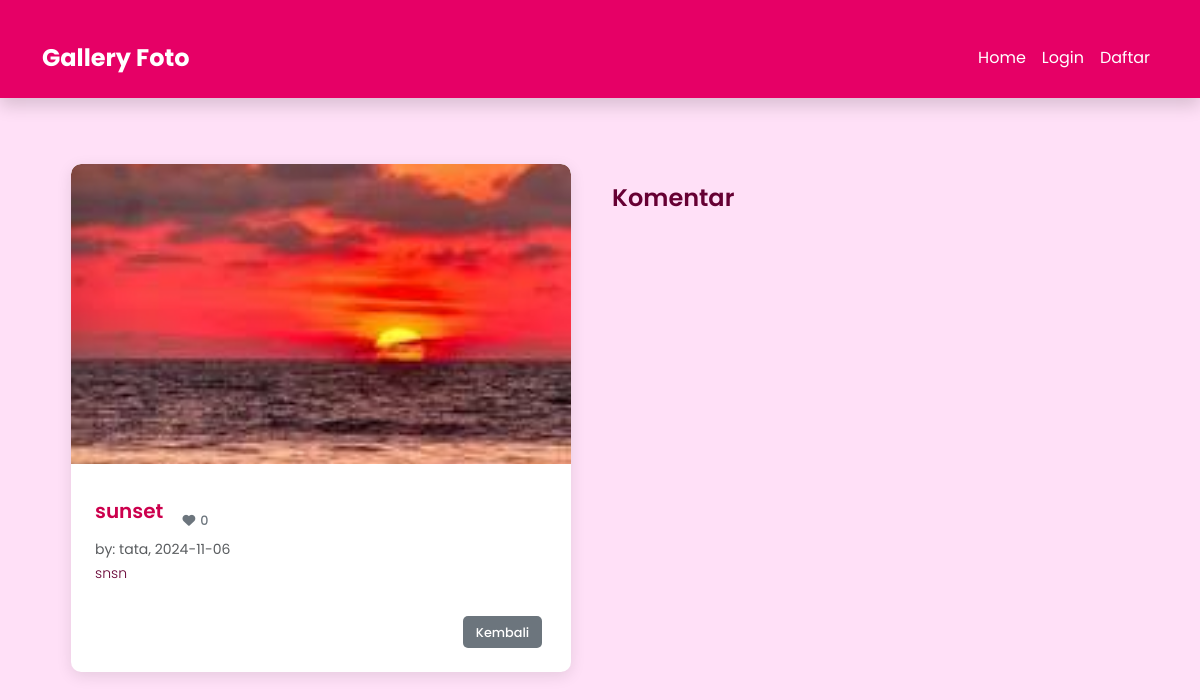
The app's page /?url=detail&id=14 with its own data.
### tables this page shows
CREATE TABLE `foto` (
  `FotoID` int(11) NOT NULL,
  `JudulFoto` varchar(255) DEFAULT NULL,
  `DeskripsiFoto` text DEFAULT NULL,
  `TanggalUnggah` date DEFAULT NULL,
  `LokasiFile` varchar(255) DEFAULT NULL,
  `AlbumID` int(11) DEFAULT NULL,
  `UserID` int(11) NOT NULL
);

CREATE TABLE `user` (
  `UserID` int(11) NOT NULL,
  `Username` varchar(255) DEFAULT NULL,
  `Password` varchar(255) DEFAULT NULL,
  `Email` varchar(255) DEFAULT NULL,
  `NamaLengkap` varchar(255) DEFAULT NULL,
  `Alamat` text DEFAULT NULL
);

### page/detail.php (the view, shortened to what this page needs)
<?php
$details = mysqli_query($conn, "SELECT * FROM foto INNER JOIN user ON foto.UserID=user.UserID WHERE foto.FotoID='$_GET[id]'");
$data = mysqli_fetch_array($details);
$likes = mysqli_num_rows(mysqli_query($conn, "SELECT * FROM likefoto WHERE FotoID='$_GET[id]'"));
$cek = mysqli_num_rows(mysqli_query($conn, "SELECT * FROM likefoto WHERE FotoID='$_GET[id]' AND UserID='".@$_SESSION['user_id']."'"));
?>
<div class="container">
   <div class="row">
      <div class="col-md-6 mb-4">
         <div class="card">
            <img src="uploads/<?= htmlspecialchars($data['LokasiFile']) ?>" alt="<?= htmlspecialchars($data['JudulFoto']) ?>">
            <div class="card-body">
               <h3 class="card-title mb-0"><?= htmlspecialchars($data['JudulFoto']) ?>
                  <a href="<?php if(isset($_SESSION['user_id'])) {echo '?url=like&&id='.$data['FotoID'].'';}else{echo 'login.php';} ?>" class="btn btn-sm <?php if($cek==0){echo "text-secondary";}else{echo "text-danger";} ?>">
                     <i class="fa-solid fa-fw fa-heart"></i> <?= $likes ?>
                  </a>
               </h3>
               <small class="text-muted mb-3">by: <?= htmlspecialchars($data['Username']) ?>, <?= htmlspecialchars($data['TanggalUnggah']) ?></small>
               <p><?= htmlspecialchars($data['DeskripsiFoto']) ?></p>
               <form action="?url=detail" method="post" class="d-flex flex-row align-items-center">
                  <a href="?url=home" class="btn btn-secondary btn-sm">Kembali</a>
               </form>
            </div>
         </div>
      </div>
      <div class="col-md-6 comment-section">
    <h4 class="mb-3">Komentar</h4>
</div>

### assets/css/style.css (style rules this page uses)
body { font-family: 'Poppins', sans-serif; background-color: #ffe0f7; color: #660033; margin: 0; padding: 0; font-size: 16px; line-height: 1.6; }
.btn { border: none; color: #ffffff; padding: 0.75rem 1.5rem; border-radius: 5px; font-weight: 500; font-size: 1rem; transition: background-color 0.4s ease, transform 0.3s ease; }
.card { border: none; border-radius: 12px; box-shadow: 0 4px 20px rgba(0, 0, 0, 0.1); background-color: #ffffff; margin-bottom: 1.5rem; transition: transform 0.3s ease, box-shadow 0.3s ease; overflow: hidden; }
.card-body { padding: 1.5rem; }
.card-title { color: #660033; font-weight: 700; margin-bottom: 0.5rem; }
.card .btn { margin-top: 1rem; border-radius: 5px; }
h1, h2, h3, h4, h5, h6 { color: #660033; font-weight: 600; margin-bottom: 0.5rem; }
p { color: #660033; font-weight: 300; }
.content, .container { padding-top: 20px; }
.d-flex { display: flex; justify-content: space-between; }
.card-title { font-size: 1.25rem; }
p, .form-control, .table td { font-size: 0.875rem; }
.btn-sm { font-size: 0.8rem; padding: 0.4rem 0.8rem; }
body { background-color: #ffe0f7; }
.card { border-radius: 10px; box-shadow: 0 4px 30px rgba(0, 0, 0, 0.1); }
.card-title { color: #cc004d; font-weight: 600; }
.text-secondary { color: #b30045; }
.card { border-radius: 10px; box-shadow: 0 10px 30px rgba(0, 0, 0, 0.1); }
.card img { width: 100%; height: auto; border-top-left-radius: 10px; border-top-right-radius: 10px; }

### page/detail.php (style rules this page uses)
.card { width: 100%; max-width: 500px; margin: 0 auto; border-radius: 10px; overflow: hidden; box-shadow: 0 4px 15px rgba(0, 0, 0, 0.1); }
.card img { height: 300px; object-fit: cover; width: 100%; }
.comment-section { margin-top: 20px; }
.btn { margin-right: 5px; }

### records on screen
foto: LokasiFile (picture), JudulFoto "sunset", UserID.Username "tata", TanggalUnggah "2024-11-06", DeskripsiFoto "snsn"

### other values on screen
$likes "0"
